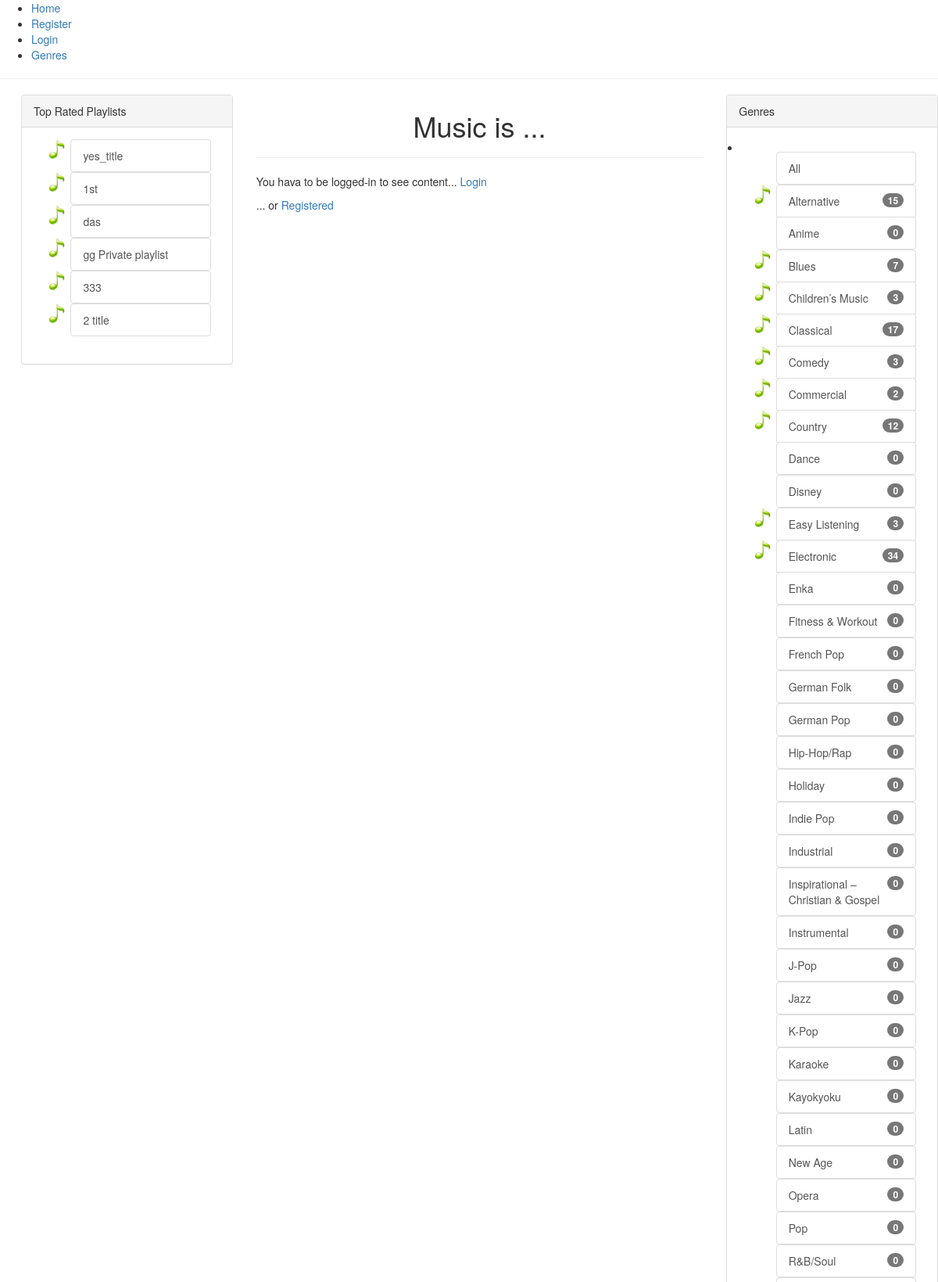
The page / (upper part) on the database its author committed.
### tables this page shows
CREATE TABLE `playlists` (
  `id` int(11) NOT NULL AUTO_INCREMENT,
  `user_id` int(11) NOT NULL,
  `title` varchar(45) NOT NULL,
  `date_created` datetime NOT NULL,
  `likes` int(11) NOT NULL DEFAULT '0',
  `dislikes` int(11) NOT NULL DEFAULT '0',
  `songs_count` int(11) NOT NULL DEFAULT '0',
  `description` varchar(200) DEFAULT NULL,
  `is_private` bit(1) NOT NULL,
  PRIMARY KEY (`id`),
  KEY `FK_playlist_users_idx` (`user_id`),
  CONSTRAINT `FK_playlist_users` FOREIGN KEY (`user_id`) REFERENCES `users` (`id`) ON DELETE NO ACTION ON UPDATE NO ACTION
);

CREATE TABLE `genres` (
  `id` int(11) NOT NULL AUTO_INCREMENT,
  `name` varchar(45) NOT NULL,
  PRIMARY KEY (`id`),
  UNIQUE KEY `name_UNIQUE` (`name`)
);

### models/baseModel.php (called while the page is built, shortened)
<?php
class BaseModel
{
    public function __construct($args = array())
    {
        $args = array_merge(array(
            'where' => '',
            'columns' => '*',
            'limit' => 0
        ), $args);
        $db = \Lib\Database::get_instance();
        $this->dbConnection = $db::get_db();
    }
}

### lib/database.php (called while the page is built, shortened)
<?php
class Database {
    private static $db = null;
    private function __construct() {
        $host = DB_HOST;
        $username = DB_USERNAME;
        $password = DB_PASSWORD;
        $database = DB_NAME;
        $db = new \mysqli( $host, $username, $password, $database );
        $db->set_charset("utf8");
        self::$db = $db;
    }
    public static function get_instance() {
        static $instance = null;
        if( null === $instance ) {
            $instance = new static();
        }
        return $instance;
    }
    public static function get_db() {
        return self::$db;
    }
}

### views/home/index.php (called while the page is built)
<?php
include DX_ROOT_DIR.'views/layouts/default/default.php';

### models/ranksModel.php (called while the page is built, shortened)
<?php
include_once 'baseModel.php';
class RanksModel extends BaseModel
{
    public function __construct($args = array())
    {
        $args['table'] = 'users_playlist_ranks';
    }
    public function highRatedPlaylists($first_number = 10)
    {
        $statement = $this->dbConnection->prepare(
            "SELECT
                p.title as title,
                p.id AS playlist_id,
                likes_info.likes_sum AS likes_sum,
                likes_info.dislikes_sum AS dislikes_sum
            FROM playlists p
            JOIN (SELECT
                        playlist_id as pid,
                        SUM(is_like) as likes_sum,
                        SUM(is_dislike) as dislikes_sum
                    FROM php_framework.users_playlist_ranks
                    GROUP BY playlist_id
                    ) likes_info
            ON  likes_info.pid = p.id
            ORDER BY likes_info.likes_sum DESC, likes_info.dislikes_sum ASC
            LIMIT 0, ?");
        $statement->bind_param('i', $first_number);
        $statement->execute();
        $result_set = $statement->get_result();
        $results = array();
        if (!empty($result_set) && $result_set->num_rows > 0) {
            while ($row = $result_set->fetch_assoc()) {
                $results[] = $row;
            }
        }
        return $results;
    }
}

### models/genresModel.php (called while the page is built, shortened)
<?php
include_once 'baseModel.php';
class GenresModel extends BaseModel
{
    public function __construct($args = array())
    {
        $args['table'] = 'genres';
    }
    public function getGenres()
    {
        $statement = $this->dbConnection->prepare("SELECT g.id, g.name, (SELECT COUNT(*) FROM genres_types where genres_types.genre_id=g.id) as genre_types_count FROM genres g");
        $statement->execute();
        $result_set = $statement->get_result();
        $results = array();
        if (!empty($result_set) && $result_set->num_rows > 0) {
            while ($row = $result_set->fetch_assoc()) {
                $results[] = $row;
            }
        }
        return $results;
    }
}

### views/genres/index.php (the view, shortened to what this page needs)
<div class="panel panel-default" id="genres-panel">
    <div class="panel-heading">Genres</div>
    <div class="panel-body">
        <ul class="list-group" id="genres-list">
            <li class="row">
                <div class="col-md-1"></div>
                <div class="col-md-10"><a href="" class="list-group-item">All</a></div>
            </li>
            <?php foreach ($this->genres as $genre) { ?>
                <li class="genre_li row">
                    <div class="li-bullet col-md-1 collapsed">
                        <?php if (count($genre['genres_types']) > 0) { ?>
                            <a class="collapseSymbol" data-toggle="collapse"
                               data-target=<?php echo '#collapse' . $genre['id']; ?>>
                                <img id="noteBulletId"
                                     src=<?php echo DX_ROOT_URL . 'content/images/genres/notebullet.png' ?>></a>
                        <?php } ?>
                    </div>
                    <div class="col-md-10">
                        <a href="" class="list-group-item the_genre">
                            <span class="badge"><?php echo $genre['genre_types_count']; ?></span>
                            <?php echo $genre['name'] ?>
                        </a>
                        <?php if (count($genre['genres_types']) > 0) { ?>
                            <div id=<?php echo 'panel' . $genre['id']; ?>>
                        <?php } ?>
                    </div>
                </li>
            <?php } ?>
    </div>
</div>
</div>

### index.php (shortened to what this page needs)
<?php
include_once 'lib/database.php';
include_once 'controllers/BaseController.php';
$controller = DEFAULT_CONTROLLER;
$method = DEFAULT_ACTION;
$params = array();
if (isset($controller) && file_exists('controllers/' . $controller . 'Controller.php')) {
    $instance = new $controller_class();
    if (method_exists($instance, $method)) {
        call_user_func_array(array($instance, $method), $params);
    } else {
        call_user_func_array(array($instance, 'index'), array());
    }
} else {
    $baseController = new $baseControllerName();
    $baseController->index();
}

### controllers/baseController.php (shortened to what this page needs)
<?php
include_once '/models/ranksModel.php';
include_once '/models/genresModel.php';
class BaseController
{
    protected $layout = 'default/';
    protected $views_dir = 'views/home/';
    public function __construct($controllerName = '\Controllers\BaseController', $model = 'base', $views_dir = '/views/home/')
    {
        $this->views_dir = $views_dir;
    }
    public function index()
    {
        $this->rank_model = new \Models\RanksModel();
        $this->data['top-playlists'] = $this->rank_model->highRatedPlaylists();
        $this->genres_model = new \Models\GenresModel();
        $this->genres = $this->genres_model->getGenres();
        $template_file = DX_ROOT_DIR . $this->views_dir . 'index.php';
        $this->renderView($template_file);
    }
    public function renderView($viewName = null, $data = null, $includeLayout = true, $layoutName = null)
    {
        $viewFileName = $viewName;
        if ($includeLayout === true) {
            if ($layoutName) {
                $headerFile = DX_ROOT_DIR . 'views/layouts/' . $layoutName . '/header.php';
            } else {
                $headerFile = DX_ROOT_DIR . 'views/layouts/' . $this->layout . '/header.php';
            }
            include_once($headerFile);
        }
        include($viewFileName);
    }
    protected function isAuthorize()
    {
        return false;
    }
}

### views/layouts/default/header.php (shortened to what this page needs)
<!DOCTYPE html>
<html>
<head>
    <link rel="stylesheet" href=<?php echo '/' . DX_ROOT_PATH . "/js/bootstrap-3.3.4-dist/css/bootstrap.min.css"; ?> rel="stylesheet" >
    <link href=<?php echo '/' . DX_ROOT_PATH . "/styles/bootstrap.min.css" ?> rel="stylesheet">
    <link href=<?php echo '/' . DX_ROOT_PATH . "/styles/styles.css" ?> rel="stylesheet">
</head>
<body>
<header>
    <ul class="menu">
        <li><a href=<?php echo DX_ROOT_URL ?>>Home</a></li>
        <?php
        if ($this->isAuthorize()) {
            ?>
            <li>User: <?php echo htmlspecialchars($_SESSION['username']); ?></li>
            <li><a href=<?php echo DX_ROOT_URL . 'playlists/mine' ?>>My Playlists</a></li>
            <li><a href=<?php echo DX_ROOT_URL . 'playlists/all' ?>>Public Playlists</a></li>
            <li><a href=<?php echo DX_ROOT_URL . 'users/logout' ?>>Logout</a></li>
        <?php
        } else {
            ?>
            <li><a href=<?php echo DX_ROOT_URL . 'users/register' ?>>Register</a></li>
            <li><a href=<?php echo DX_ROOT_URL . 'users/login' ?>>Login</a></li>
        <?php
        }
        ?>
        <li><a href=<?php echo DX_ROOT_URL . 'genres/index' ?>>Genres</a></li>
    </ul>
</header>
<hr/>

### views/layouts/default/default.php (shortened to what this page needs)
<?php
include_once 'header.php';
?>
<main class="row">
    <div class="col-md-3">
        <?php include DX_ROOT_DIR.'views/ranks/top-rated.php';;?>
    </div>
    <div class="col-md-6">
        <h1 style="text-align: center" >Music is ...</h1>
        <hr>
        <div id="homeContainer"><?php if(!isset($_SESSION['user_id'])){
                ?>
                <p>You hava to be logged-in to see content... <a href=<?php echo DX_ROOT_URL.'users/login' ?>>Login</a></p>
                <p>... or <a href=<?php echo DX_ROOT_URL.'users/register' ?>>Registered</a></p>
            <?php
            }else{
                ?>
                <p>Main content here...</p>
                <?php
            } ?>
        </div>
    </div>
    <div class="col-md-3">
        <?php include DX_ROOT_DIR.'views/genres/index.php';?>
</main>
<?php
include_once 'footer.php';

### views/ranks/top-rated.php (shortened to what this page needs)
<div class="panel panel-default" id="genres-panel">
    <div class="panel-heading">Top Rated Playlists</div>
    <div class="panel-body">
        <ul class="list-group" id="top-rated-list">
            <?php foreach ($this->data['top-playlists'] as $playlist) { ?>
                <li class="genre_li row">
                    <div class="li-bullet col-md-1 collapsed">
                        <a class="collapseSymbol" data-toggle="collapse"
                           data-target=<?php echo '#collapse' . $playlist['playlist_id']; ?>>
                            <img id="noteBulletId" src=<?php echo DX_ROOT_URL . 'content/images/genres/notebullet.png' ?>>
                        </a>
                    </div>
                    <div class="col-md-10">
                        <a href=<?php echo DX_ROOT_URL . 'songs/index/' . $playlist['playlist_id']; ?> class="list-group-item
                           the_genre">
                        <?php echo htmlspecialchars($playlist['title']); ?>
                        </a>
                    </div>
                </li>
            <?php } ?>
    </div>
</div>

### views/layouts/default/footer.php (shortened to what this page needs)
</body>
</html>

### styles/styles.css (style rules this page uses)
.row { margin-left: 1%; }
#genres-panel { width: 100%; display: inline-block; }
#noteBulletId { display: inline; width: 25px; }
.genre_li { display: block; }

### rows shown on the page
playlists: title "yes_title"
playlists: title "1st"
playlists: title "das"
playlists: title "gg Private playlist"
playlists: title "333"
playlists: title "2 title"
genres: genre_types_count "15", name "Alternative"
genres: genre_types_count "0", name "Anime"
genres: genre_types_count "7", name "Blues"
genres: genre_types_count "3", name "Children’s Music"
genres: genre_types_count "17", name "Classical"
genres: genre_types_count "3", name "Comedy"
genres: genre_types_count "2", name "Commercial"
genres: genre_types_count "12", name "Country"
genres: genre_types_count "0", name "Dance"
genres: genre_types_count "0", name "Disney"
genres: genre_types_count "3", name "Easy Listening"
genres: genre_types_count "34", name "Electronic"
genres: genre_types_count "0", name "Enka"
genres: genre_types_count "0", name "Fitness & Workout"
genres: genre_types_count "0", name "French Pop"
genres: genre_types_count "0", name "German Folk"
genres: genre_types_count "0", name "German Pop"
genres: genre_types_count "0", name "Hip-Hop/Rap"
genres: genre_types_count "0", name "Holiday"
genres: genre_types_count "0", name "Indie Pop"
genres: genre_types_count "0", name "Industrial"
genres: genre_types_count "0", name "Inspirational – Christian & Gospel"
genres: genre_types_count "0", name "Instrumental"
genres: genre_types_count "0", name "J-Pop"
genres: genre_types_count "0", name "Jazz"
genres: genre_types_count "0", name "K-Pop"
genres: genre_types_count "0", name "Karaoke"
genres: genre_types_count "0", name "Kayokyoku"
genres: genre_types_count "0", name "Latin"
genres: genre_types_count "0", name "New Age"
genres: genre_types_count "0", name "Opera"
genres: genre_types_count "0", name "Pop"
genres: genre_types_count "0", name "R&B/Soul"
